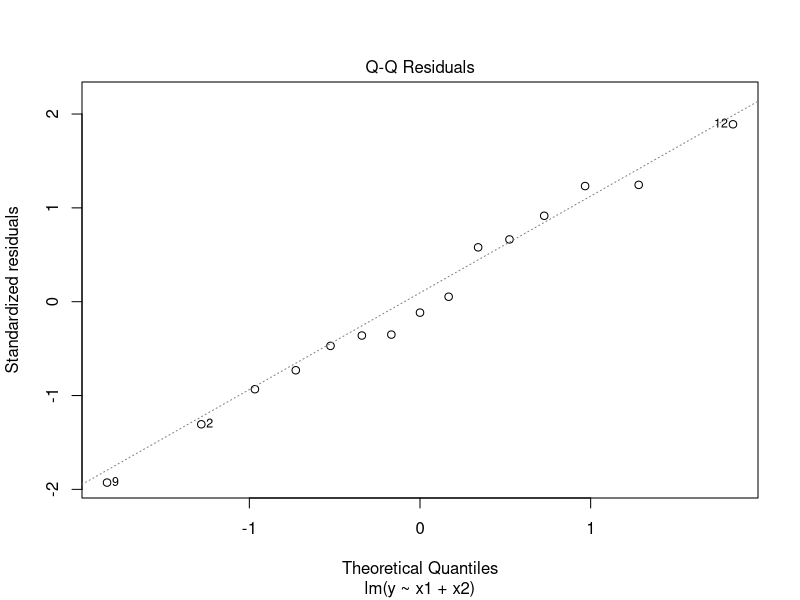

Generate this figure with R:
# 设置工作路径
setwd("D:\\softwares\\applied statistics\\rcodelearning\\chap5\\sourcecode")
# 样本
y <- c(
    162, 120, 223, 131, 67, 169, 81, 192, 116, 55,
    252, 232, 144, 103, 212
)
x1 <- c(
    274, 180, 375, 205, 86, 265, 98, 330, 195, 53,
    430, 372, 236, 157, 370
)
x2 <- c(
    2450, 3250, 3802, 2838, 2347, 3782, 3008, 2450,
    2137, 2560, 4020, 4427, 2660, 2088, 2605
)
# 合并为dataframe
sales <- data.frame(y, x1, x2)
# 线性回归拟合
lmod <- lm(
    y ~ x1 + x2, # 默认有截距项
    data = sales
)
# 开始绘图
dev.new()
# 保存文件
pdf("../codeimage/code3.pdf")
plot(lmod, which = 2)
# 关闭图形
dev.off()
# 关闭文件
dev.off()
# 保存工作空间
save.image("R23.RData")
